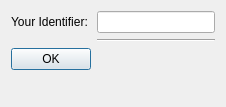
<?xml version="1.0" encoding="UTF-8"?>
<ui version="4.0">
 <class>Dialog</class>
 <widget class="QDialog" name="Dialog">
  <property name="geometry">
   <rect>
    <x>0</x>
    <y>0</y>
    <width>226</width>
    <height>107</height>
   </rect>
  </property>
  <property name="windowTitle">
   <string>Participant Information</string>
  </property>
  <layout class="QFormLayout" name="formLayout">
   <item row="0" column="0">
    <widget class="QLabel" name="label">
     <property name="text">
      <string>Your Identifier:</string>
     </property>
    </widget>
   </item>
   <item row="0" column="1">
    <widget class="QLineEdit" name="idLineEdit">
     <property name="enabled">
      <bool>true</bool>
     </property>
     <property name="styleSheet">
      <string notr="true">font: 75 12pt &quot;MS Shell Dlg 2&quot;;</string>
     </property>
     <property name="readOnly">
      <bool>true</bool>
     </property>
    </widget>
   </item>
   <item row="1" column="1">
    <widget class="Line" name="line">
     <property name="orientation">
      <enum>Qt::Horizontal</enum>
     </property>
    </widget>
   </item>
   <item row="2" column="0">
    <widget class="QDialogButtonBox" name="buttonBox">
     <property name="orientation">
      <enum>Qt::Horizontal</enum>
     </property>
     <property name="standardButtons">
      <set>QDialogButtonBox::Ok</set>
     </property>
    </widget>
   </item>
  </layout>
 </widget>
 <resources/>
 <connections>
  <connection>
   <sender>buttonBox</sender>
   <signal>accepted()</signal>
   <receiver>Dialog</receiver>
   <slot>accept()</slot>
   <hints>
    <hint type="sourcelabel">
     <x>248</x>
     <y>254</y>
    </hint>
    <hint type="destinationlabel">
     <x>157</x>
     <y>274</y>
    </hint>
   </hints>
  </connection>
  <connection>
   <sender>buttonBox</sender>
   <signal>rejected()</signal>
   <receiver>Dialog</receiver>
   <slot>reject()</slot>
   <hints>
    <hint type="sourcelabel">
     <x>316</x>
     <y>260</y>
    </hint>
    <hint type="destinationlabel">
     <x>286</x>
     <y>274</y>
    </hint>
   </hints>
  </connection>
 </connections>
</ui>
